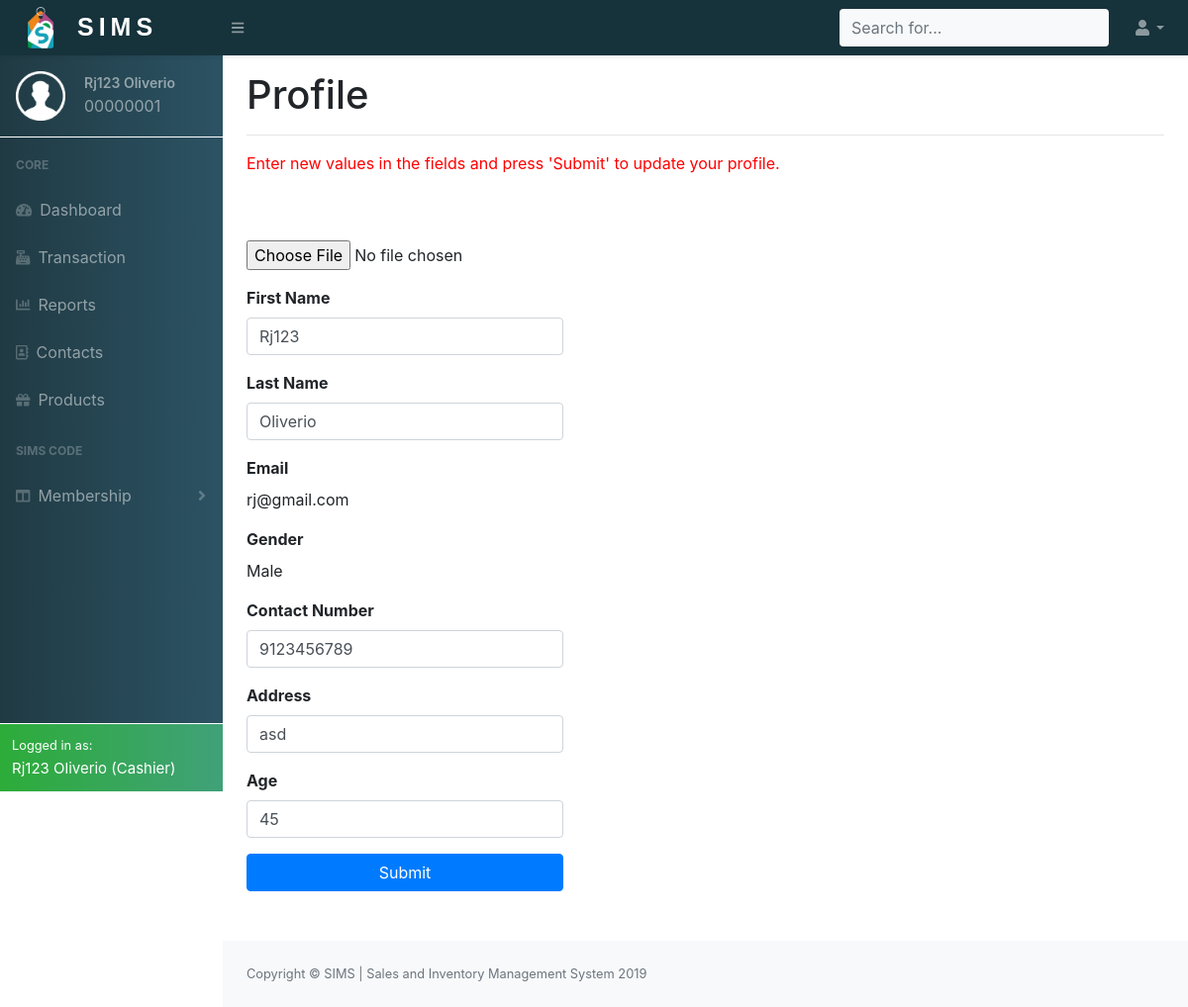
Screenshot of /project/php/accountsettings.php (signed in) with the database file from the repository.
### tables this page shows
CREATE TABLE `employee_accounts` (
  `Employee_id` int(8) UNSIGNED ZEROFILL NOT NULL,
  `Person_id` int(8) NOT NULL,
  `Password` varchar(255) NOT NULL
);

CREATE TABLE `person_info` (
  `Person_id` int(8) NOT NULL,
  `Fname` varchar(255) NOT NULL,
  `Lname` varchar(255) NOT NULL,
  `Email` varchar(255) NOT NULL,
  `Image` varchar(255) NOT NULL DEFAULT 'user.png',
  `Contact_no` varchar(15) NOT NULL,
  `Address` varchar(255) NOT NULL,
  `Age` int(3) DEFAULT NULL,
  `Gender` enum('Male','Female') DEFAULT NULL,
  `Date_added` datetime NOT NULL DEFAULT current_timestamp(),
  `Person_type` enum('Cashier','Manager','Supplier','Customer') NOT NULL
);

### project/php/dbconnect.php (called while the page is built, shortened)
<?php
    function runQuery($conn,$str){
        $res=mysqli_query($conn,$str);
        return $res;
    }
?>

### project/php/accountsettings.php (the view, shortened to what this page needs)
<?php
    include_once('dbconnect.php');
    if(isset($_SESSION['empid'])){
        $res=runQuery($conn,"SELECT * FROM employee_accounts INNER JOIN person_info ON employee_accounts.Person_id=person_info.Person_id WHERE employee_accounts.Employee_id='{$_SESSION['empid']}'");
        $res=mysqli_fetch_array($res);
    }else{
        header("Location: ../index.php");
    }
?>
<!DOCTYPE html>
<html lang="en">
    <head>
        <link href="../css/styles.css" rel="stylesheet" />
        <link href="https://cdn.datatables.net/1.10.20/css/dataTables.bootstrap4.min.css" rel="stylesheet" />
        <link rel="stylesheet" href="https://cdn.linearicons.com/free/1.0.0/icon-font.min.css">
    </head>
    <body class="sb-nav-fixed">
    <?php
       include('header.php');
    ?>
    <div id="layoutSidenav_content">
        <main>
            <div class="container-fluid">
                <h1 class="mt-3">Profile</h1><hr>
                <p><font color='red'>Enter new values in the fields and press 'Submit' to update your profile.</font></p>
                <div class="profile">
                <?php
                    $query=mysqli_query($conn,"SELECT * FROM employee_accounts INNER JOIN person_info ON employee_accounts.Person_id=person_info.Person_id WHERE employee_accounts.Employee_id='{$_SESSION['empid']}'")or die(mysqli_error());
                    $row=mysqli_fetch_array($query);
                ?>
                    <form method="post" action="#">
                        <div class="form-group">
                                <img src="../images/<?php echo $row['Image']; ?>" width='50' height='50'><br>
                                <input type="file" name="image">
                        </div>
                            <div class="form-group">
                                <label><b>First Name</b></label>
                                <input type="text" class="form-control" name="fname" style="width:20em;" placeholder="Enter your Fullname" value="<?php echo $row['Fname']; ?>"/>
                            </div>
                            <div class="form-group">
                                <label><b>Last Name</b></label>
                                <input type="text" class="form-control" name="lname" style="width:20em;" placeholder="Enter your Fullname" value="<?php echo $row['Lname']; ?>"/>
                            </div>
                            <div class="form-group">
                                <label><b>Email</b></label><br>
                                <?php
                                    echo $row['Email'];
                                ?>
                            </div>
                            <div class="form-group">
                                <label><b>Gender</b></label><br>
                                <?php
                                    echo $row['Gender'];
                                ?>
                            </div>
                            <div class="form-group">
                                <label><b>Contact Number</b></label>
                                <input type="text" class="form-control" name="contact_number" style="width:20em;" placeholder="Enter your Fullname" value="<?php echo $row['Contact_no']; ?>"/>
                            </div>
                            <div class="form-group">
                                <label><b>Address</b></label>
                                <input type="text" class="form-control" name="address" style="width:20em;" placeholder="Enter your Fullname" value="<?php echo $row['Address']; ?>"/>
                            </div>
                            <div class="form-group">
                                <label><b>Age</b></label>
                                <input type="text" class="form-control" name="age" style="width:20em;" placeholder="Enter your Fullname" value="<?php echo $row['Age']; ?>"/>
                            </div>
                            <div class="form-group">
                                <input type="submit" name="submit" class="btn btn-primary" style="width:20em; margin:0;">
                            </div>
                    </form>
                </div>
            </div>
        </main>
        <?php include('footer.php'); ?>
    </div>
    </body>
</html>

### project/php/header.php (shortened to what this page needs)
<nav class="sb-topnav navbar navbar-expand navbar-dark bg-light topnavcolor shadow-sm">
            <a class="navbar-brand" href="cashierdashboard.php"><img  src="../images/sims2.png" width="50" height="50"><span class="simstop ">SIMS</span></a><button class="btn btn-link btn-sm order-1 order-lg-0" id="sidebarToggle" href="#"><i class="fas fa-bars"></i></button
            >
            <form class="d-none d-md-inline-block form-inline ml-auto mr-0 mr-md-3 my-2 my-md-0">
                <div class="input-group div-wrapper">
                <input type="text" class="form-control bg-light border-0 small template-links" placeholder="Search for..." >
            </div>
            </form>
            <ul class="navbar-nav ml-auto ml-md-0">
                <li class="nav-item dropdown">
                    <a class="nav-link dropdown-toggle" id="userDropdown" href="#" role="button" data-toggle="dropdown" aria-haspopup="true" aria-expanded="false"><i class="fas fa-user fa-fw"></i></a>
                </li>
            </ul>
        </nav>
        <div id="layoutSidenav">
            <div id="layoutSidenav_nav">
                <nav class="sb-sidenav accordion sb-sidenav-dark navcolor" id="sidenavAccordion">
                    <div class="sb-sidenav-menu">
                        <div class="nav">
                            <div class="sb-nav-userinfo p-3">
                                <div class="float-left">
                                    <img src="../images/<?php echo $res['Image']; ?>" width="50" height="50">
                                </div>
                                <div class="userdetails">
                                    <p><?php echo $res['Fname']." ".$res['Lname']; ?></p>
                                    <span><?php echo $res['Employee_id']; ?></span>
                                </div>
                            </div>
                            <div class="user-divider w-100 bg-white"></div>
                            <div class="sb-sidenav-menu-heading">Core</div>
                            <a class="nav-link" href="cashierdashboard.php"
                                ><div class="sb-nav-link-icon"><i class="fas fa-tachometer-alt"></i></div>
                                Dashboard</a>
                            <a class="nav-link" href="purchase.php">
                                <div class="sb-nav-link-icon"><i class="fas fa-cash-register"></i></div>
                                Transaction
                            </a>
                            <a class="nav-link" href="reports.php">
                                <div class="sb-nav-link-icon"><i class="fas fa-chart-bar"></i></div>
                                Reports
                            </a>
                            <a class="nav-link" href="contacts.php">
                                <div class="sb-nav-link-icon"><i class="far fa-address-book"></i></div>
                                Contacts
                            </a>
                            <a class="nav-link" href="products.php">
                                <div class="sb-nav-link-icon"><i class="fas fa-gift"></i></div>
                                Products
                            </a>
                            <div class="sb-sidenav-menu-heading">SIMS Code</div>
                            <a class="nav-link collapsed" href="#" data-toggle="collapse" data-target="#collapseLayouts" aria-expanded="false" aria-controls="collapseLayouts"
                                ><div class="sb-nav-link-icon"><i class="fas fa-columns"></i></div>
                                Membership
                                <div class="sb-sidenav-collapse-arrow"><i class="fas fa-angle-down"></i></div
                            ></a>
                        </div>
                    </div>
                    <div class="sb-sidenav-footer bg-success logged border border-white border-right-0 border-bottom-0 border-left-0">
                        <div class="small text-white">Logged in as:</div>
                        <span class="text-white active-name "><?php echo $res['Fname']." ".$res['Lname']." (".$res['Person_type'].")"; ?></span>
                    </div>
                </nav>
            </div>

### rows the page displays
employee_accounts: Person.Image (placeholder picture), Person.Fname "Rj123", Person.Lname "Oliverio", Employee_id "00000001", Person.Person_type "Cashier", fname "Rj123", lname "Oliverio", Person.Email "rj@gmail.com", Person.Gender "Male", contact_number "9123456789", address "asd", age "45"
